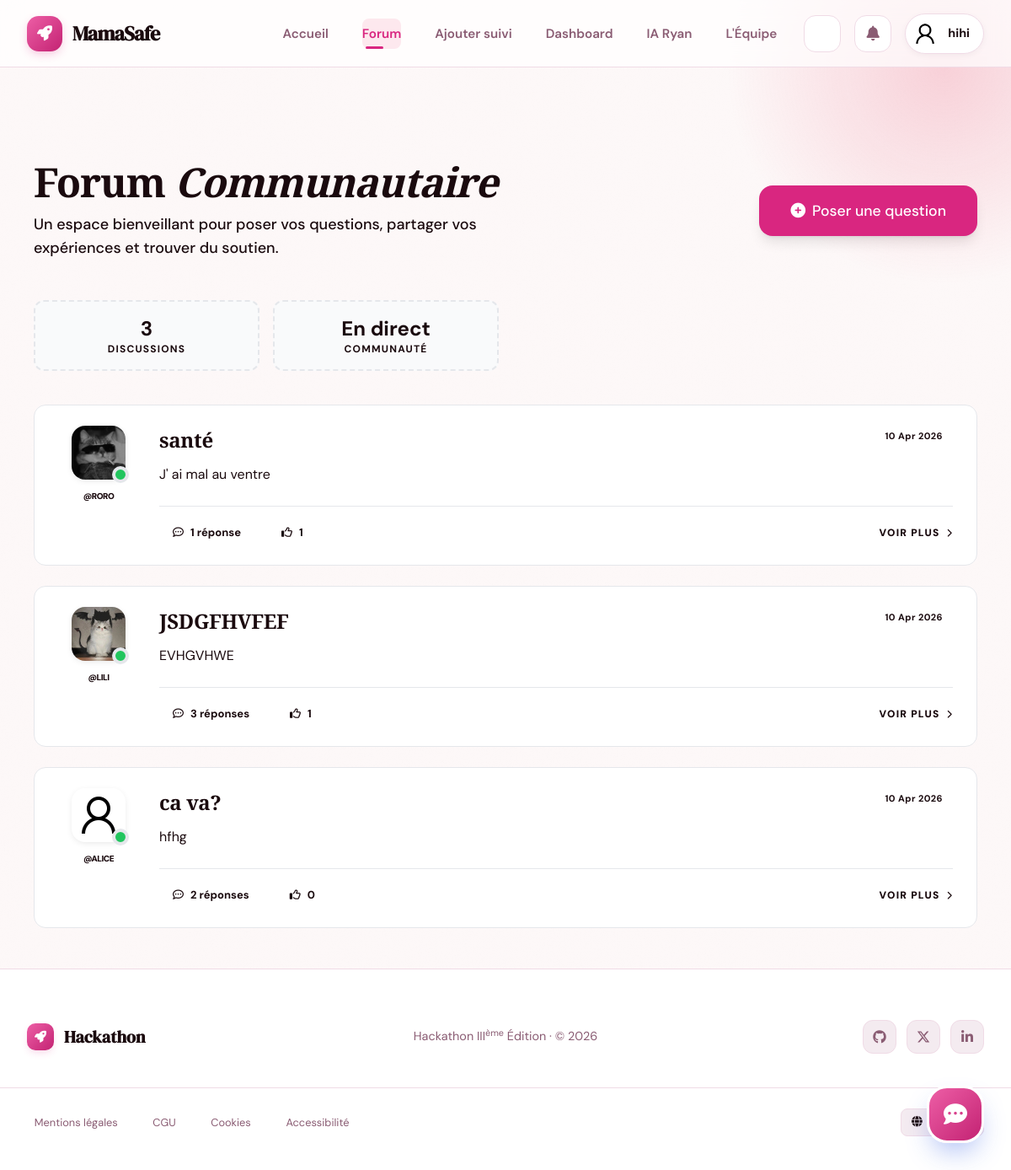
Screenshot of /forum/ (signed in) with the database file from the repository.
### Users/models.py (models this page shows, shortened)
class User(AbstractUser):
    GROUPE_SANGUIN_CHOIX = [
        ('A+', 'A+'), ('A-', 'A-'),
        ('B+', 'B+'), ('B-', 'B-'),
        ('AB+', 'AB+'), ('AB-', 'AB-'),
        ('O+', 'O+'), ('O-', 'O-'),
    ]
    is_admin_user = models.BooleanField(default=False)
    is_customer = models.BooleanField(default=True)
    age = models.PositiveIntegerField(null=True, blank=True, help_text="25")
    date_dernieres_regles = models.DateField(null=True, blank=True, help_text="Date des dernières règles)")
    date_prevue_accouchement = models.DateField(null=True, blank=True)
    taille = models.PositiveIntegerField(null=True, blank=True, help_text="En cm")
    poids_initial = models.FloatField(null=True, blank=True, help_text="En kg")
    groupe_sanguin = models.CharField(
        null=True,
        blank=True,
        max_length=5,
        choices=GROUPE_SANGUIN_CHOIX
    )
    antecedents_medicaux = models.TextField(null=True, blank=True)
    nombre_grossesses_precedentes = models.PositiveIntegerField(default=0, blank=True)
    photo = models.ImageField(
        upload_to="profile_pictures/",
        default="profile_pictures/default.png",
        blank=True,
        null=True,
    )
    def notifications_non_lues(self):
        return self.notifications.filter(is_read=False).order_by("-created_at")
    def nombre_notifications_non_lues(self):
        return self.notifications.filter(is_read=False).count()

### forum/models.py (models this page shows, shortened)
class Question(models.Model):
    user = models.ForeignKey(
        settings.AUTH_USER_MODEL,
        on_delete=models.CASCADE,
        related_name='questions'
    )
    title = models.CharField(max_length=255)
    content = models.TextField()
    image = models.ImageField(upload_to='forum/questions/', blank=True, null=True)
    likes = models.ManyToManyField(settings.AUTH_USER_MODEL, related_name='liked_questions', blank=True)
    dislikes = models.ManyToManyField(settings.AUTH_USER_MODEL, related_name='disliked_questions', blank=True)
    created_at = models.DateTimeField(auto_now_add=True)
    updated_at = models.DateTimeField(auto_now=True)
    class Meta:
        ordering = ['-created_at']
    def total_likes(self):
        return self.likes.count()

### forum/views.py (the view)
# urls.py: path('', views.question_list, name='question_list'),
def question_list(request):
    questions = Question.objects.all().select_related('user').prefetch_related('answers')
    return render(request, 'forum/question_list.html', {'questions': questions})

### templates/forum/question_list.html (shortened to what this page needs)
{% extends 'Base/base.html' %}
{% block content %}
<div class="container mx-auto px-4 py-12 max-w-6xl">
    <div class="flex flex-col md:flex-row justify-between items-start md:items-center gap-6 mb-12">
        <div class="animate-fade-in">
            <h1 class="text-4xl md:text-5xl font-black text-ink tracking-tight mb-3">
                Forum <span class="text-primary italic">Communautaire</span>
            </h1>
            <p class="text-ink-muted text-lg font-medium max-w-xl">
                Un espace bienveillant pour poser vos questions, partager vos expériences et trouver du soutien.
            </p>
        </div>
        {% if user.is_authenticated %}
            <a href="{% url 'forum:ask_question' %}" class="btn btn-primary btn-lg shadow-lg group">
                <i class="fas fa-plus-circle transition-transform group-hover:rotate-90"></i>
                Poser une question
            </a>
        {% endif %}
    </div>
    <div class="grid grid-cols-2 md:grid-cols-4 gap-4 mb-10">
        <div class="glass-card p-4 text-center border-dashed border-2">
            <span class="block text-2xl font-bold text-primary">{{ questions.count }}</span>
            <span class="text-xs font-bold uppercase tracking-widest text-ink-muted">Discussions</span>
        </div>
        <div class="glass-card p-4 text-center border-dashed border-2">
            <span class="block text-2xl font-bold text-secondary">En direct</span>
            <span class="text-xs font-bold uppercase tracking-widest text-ink-muted">Communauté</span>
        </div>
    </div>
    <div class="space-y-6">
        {% for question in questions %}
            <div class="cool-card group hover:border-primary/30 transition-all duration-500 hover:-translate-y-1">
                <div class="flex flex-col md:flex-row gap-6">
                    <div class="hidden md:flex flex-col items-center gap-3 w-24 flex-shrink-0">
                        {% if question.user.photo %}
                            <div class="relative">
                                <img src="{{ question.user.photo.url }}" class="w-16 h-16 rounded-2xl object-cover ring-4 ring-paper shadow-md" alt="{{ question.user.username }}">
                                <div class="absolute -bottom-1 -right-1 w-5 h-5 bg-green-500 border-4 border-surface rounded-full"></div>
                            </div>
                        {% else %}
                            <div class="w-16 h-16 rounded-2xl bg-grad-primary flex items-center justify-center text-white font-bold text-2xl shadow-md">
                                {{ question.user.username|first|upper }}
                            </div>
                        {% endif %}
                        <span class="text-[10px] font-black uppercase tracking-tighter text-ink-muted">@{{ question.user.username }}</span>
                    </div>
                    <div class="flex-grow">
                        <div class="flex justify-between items-start gap-4 mb-3">
                            <h2 class="text-2xl font-bold text-ink group-hover:text-primary transition-colors leading-snug">
                                <a href="{% url 'forum:question_detail' question.pk %}">
                                    {{ question.title }}
                                </a>
                            </h2>
                            <span class="hidden md:block text-[10px] font-bold text-ink-muted bg-surface-2 px-3 py-1 rounded-full whitespace-nowrap">
                                {{ question.created_at|date:"d M Y" }}
                            </span>
                        </div>
                        <p class="text-ink-muted leading-relaxed mb-6 line-clamp-2 md:line-clamp-3">
                            {{ question.content }}
                        </p>
                        <div class="flex items-center justify-between pt-4 border-t border-line">
                            <div class="flex items-center gap-4">
                                <span class="flex items-center gap-2 text-sm font-bold text-primary bg-primary/5 px-4 py-2 rounded-xl">
                                    <i class="far fa-comment-dots"></i>
                                    {{ question.answers.count }} réponse{{ question.answers.count|pluralize }}
                                </span>
                                <span class="flex items-center gap-2 text-sm font-bold text-ink-muted bg-surface-2 px-4 py-2 rounded-xl">
                                    <i class="far fa-thumbs-up"></i>
                                    {{ question.total_likes }}
                                </span>
                            </div>
                            <a href="{% url 'forum:question_detail' question.pk %}" class="text-sm font-black uppercase tracking-widest text-ink hover:text-primary flex items-center gap-2 transition-all group/link">
                                Voir plus
                                <i class="fas fa-chevron-right text-[10px] group-hover/link:translate-x-1 transition-transform"></i>
                            </a>
                        </div>
                    </div>
                </div>
            </div>
        {% endfor %}
    </div>
</div>
{% endblock %}

### templates/Base/base.html (shortened to what this page needs)
<html lang="fr" data-theme="light">
    <head>
        <script src="https://cdn.tailwindcss.com"></script>
        <link
            rel="stylesheet"
            href="https://cdnjs.cloudflare.com/ajax/libs/font-awesome/6.5.0/css/all.min.css"
        />
        {% load static %}
        <link rel="stylesheet" href="{% static 'css/style.css' %}" />
    </head>
    <body>
        <header role="banner">
            <nav
                class="navbar"
                role="navigation"
                aria-label="Navigation principale"
            >
                <div class="navbar-inner">
                    <a
                        href="{% url 'users:landing' %}"
                        class="logo"
                        aria-label="Hackathon — Accueil"
                    >
                        <div class="logo-mark"><i class="fas fa-rocket" aria-hidden="true"></i></div>
                        <span class="logo-text">MamaSafe</span>
                    </a>
                    <ul class="nav-links desktop-nav" role="list">
                        <li><a href="{% url 'users:landing' %}" {% if request.path == '/' %}aria-current="page"{% endif %}>Accueil</a></li>
                        <li>
                            <a
                                href="{% url 'forum:question_list' %}"
                                {% if '/forum/' in request.path %}aria-current="page"{% endif %}
                                onclick="if (!{{ user.is_authenticated|lower }}) { alert('Il faudra se connecter pour accéder à cette page.'); return false; }"
                                >Forum</a
                            >
                        </li>
                        <li>
                            <a
                                href="{% url 'pregancy:ajouter_suivi' %}"
                                onclick="if (!{{ user.is_authenticated|lower }}) { alert('Il faudra se connecter pour accéder à cette page.'); return false; }"
                                >Ajouter suivi</a
                            >
                        </li>
                        <li>
                            <a
                                href="{% url 'pregancy:dashboard' %}"
                                onclick="if (!{{ user.is_authenticated|lower }}) { alert('Il faudra se connecter pour accéder à cette page.'); return false; }"
                                >Dashboard</a
                            >
                        </li>
                        {% if user.is_authenticated %}
                        <li><a href="{% url 'users:chat_home' %}" {% if '/chat/' in request.path %}aria-current="page"{% endif %}>IA Ryan</a></li>
                        {% endif %}
                        <li><a href="{% url 'users:about' %}" {% if '/about/' in request.path %}aria-current="page"{% endif %}>L'Équipe</a></li>
                    </ul>
                    <div class="nav-actions desktop-nav">
                        <button
                            class="theme-btn"
                            id="theme-toggle"
                            aria-label="Changer le thème"
                        >
                        </button>
                        {% if user.is_authenticated %}
                        <div class="relative" id="notif-wrapper">
                            <button
                                class="nav-icon-btn"
                                id="notif-btn"
                                aria-haspopup="true"
                                aria-expanded="false"
                                aria-controls="notif-dropdown"
                                aria-label="Notifications — {% if user.nombre_notifications_non_lues > 0 %}{{ user.nombre_notifications_non_lues }} non lues{% else %}aucune nouvelle{% endif %}"
                            >
                                <i class="fas fa-bell" aria-hidden="true"></i>
                            </button>
                        </div>
                        <a href="{% url 'users:profile' %}" class="user-pill" {% if '/profile/' in request.path %}aria-current="page"{% endif %}>
                            {% if user.photo %}
                            <img
                                src="{{ user.photo.url }}"
                                class="avatar"
                                alt="{{ user.username }}"
                            />
                            {% else %}
                            <div class="avatar-initials">
                                {{ user.username|first|upper }}
                            </div>
                            {% endif %}
                            <span class="user-name">{{ user.username }}</span>
                        </a>
                        {% endif %}
                    </div>
                </div>
            </nav>
        </header>
        <main id="main-content" class="main">{% block content %}{% endblock %}</main>
        <footer role="contentinfo">
            <div class="footer-inner">
                <div class="footer-brand">
                    <div class="footer-mark"><i class="fas fa-rocket" aria-hidden="true"></i></div>
                    <span class="footer-brand-name">Hackathon</span>
                </div>
                <p class="footer-copy">
                    Hackathon III<sup>ème</sup> Édition · © 2026
                </p>
                <div class="footer-links" role="list">
                    <a href="https://github.com" aria-label="GitHub" target="_blank" rel="noopener noreferrer">
                        <i class="fab fa-github" aria-hidden="true"></i>
                    </a>
                    <a href="https://twitter.com" aria-label="Twitter" target="_blank" rel="noopener noreferrer">
                        <i class="fab fa-x-twitter" aria-hidden="true"></i>
                    </a>
                    <a href="https://linkedin.com" aria-label="LinkedIn" target="_blank" rel="noopener noreferrer">
                        <i class="fab fa-linkedin-in" aria-hidden="true"></i>
                    </a>
                </div>
            </div>
            <div class="footer-bottom">
                <ul class="footer-legal" role="list">
                    <li><a href="#">Mentions légales</a></li>
                    <li><a href="#">CGU</a></li>
                    <li><a href="#">Cookies</a></li>
                    <li><a href="#">Accessibilité</a></li>
                </ul>
                <button class="footer-lang" aria-label="Changer de langue — Français sélectionné">
                    <i class="fas fa-globe" aria-hidden="true"></i>
                    <span>Français</span>
                </button>
            </div>
        </footer>
        {% if user.is_authenticated and "/chat/" not in request.path %}
        <div class="chat-widget">
            <button
                class="chat-bubble"
                id="chat-trigger"
                onclick="toggleWidget()"
                aria-expanded="false"
                aria-controls="chat-panel"
                aria-label="Ouvrir le chat"
            >
                <i class="fas fa-comment-dots" id="widget-icon"></i>
            </button>
        </div>
        {% endif %} {% block extra_scripts %}{% endblock %}
    </body>
</html>

### rows the page displays
User: photo (placeholder picture), username "hihi"
Question: user.photo (picture), user.username "RORO", title "santé", created_at "10 Apr 2026", content "J' ai mal au ventre", answers.count "1", total_likes "1"
Question: user.photo (picture), user.username "LILI", title "JSDGFHVFEF", created_at "10 Apr 2026", content "EVHGVHWE", answers.count "3", total_likes "1"
Question: user.photo (placeholder picture), user.username "ALICE", title "ca va?", created_at "10 Apr 2026", content "hfhg", answers.count "2", total_likes "0"

### other values shown
{{ questions.count }} "3"
